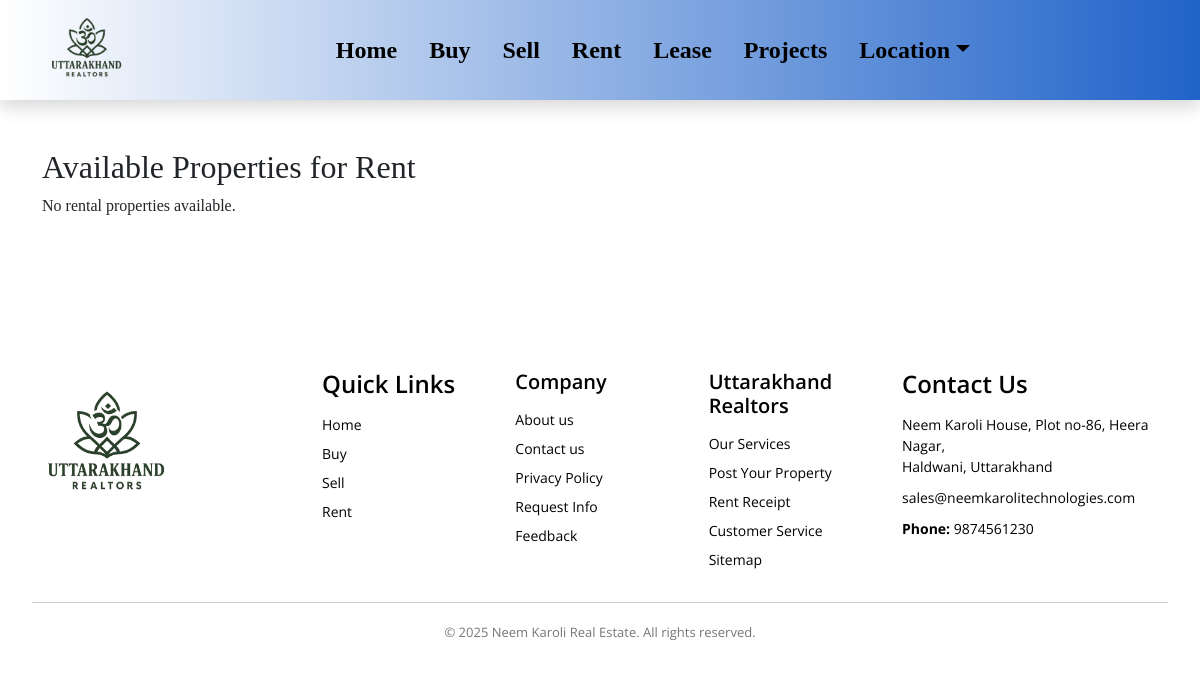
Before: /rent/ with the older database file.
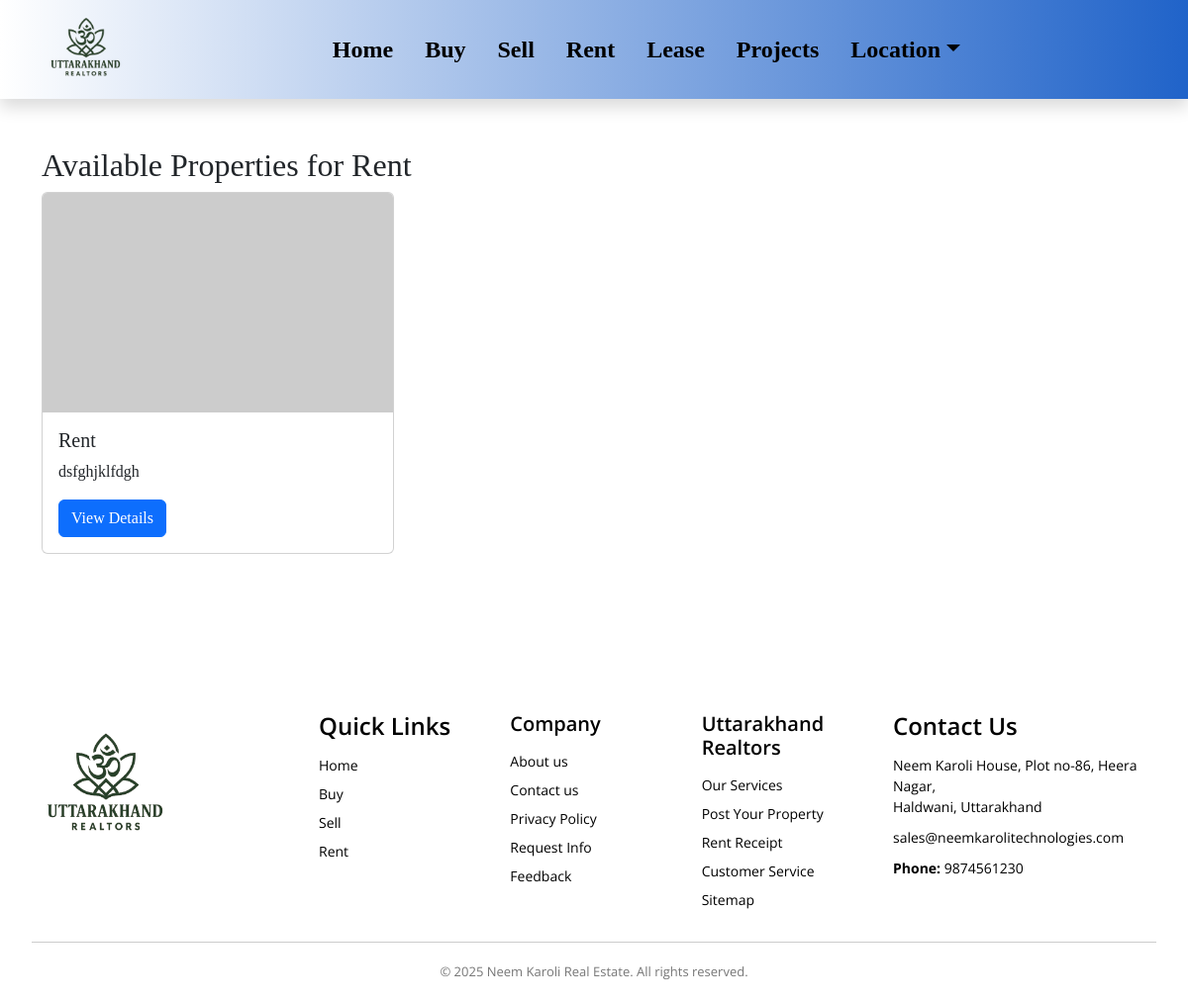
After: the same page with the newer database file.
### my_app/models.py (models this page shows, shortened)
class Property(models.Model):
    title = models.CharField(max_length=200)
    purpose = models.ForeignKey(Purpose, on_delete=models.SET_NULL, null=True)
    property_type = models.ForeignKey(PropertyType, on_delete=models.SET_NULL, null=True)
    city = models.ForeignKey(City, on_delete=models.SET_NULL, null=True)
    location = models.ForeignKey(Location, on_delete=models.SET_NULL, null=True)
    price = models.PositiveIntegerField()
    description = models.TextField(max_length=1000)
    posted_on = models.DateTimeField(auto_now_add=True)

### my_app/views.py (the view)
# urls.py: path('rent/', views.rent_properties, name="rent_properties"),
def rent_properties(request):
    try:
        rent_purpose = Purpose.objects.get(name__iexact="Rent")
        properties = Property.objects.filter(purpose=rent_purpose)
    except Purpose.DoesNotExist:
        properties = Property.objects.none()
    return render(request, 'rent.html', {'properties': properties,  })

### my_app/templates/rent.html
{% extends 'common.html' %}
{% block content %}
<div class="container mt-5">
  <h2>Available Properties for Rent</h2>
  <div class="row">
    {% for property in properties %}
    <div class="col-md-4 mb-4">
      <div class="card">
        {% if property.image.all %}
        <img src="{{ property.images.all.0.image.url}}" class="card-img-top" style="height: 250px; object-fit: cover;">
        {% else %}
        <img src="https://via.placeholder.com/400x250?text=No+Image" class="card-img-top">
        {% endif %}
        <div class="card-body">
          <h5>{{ property.title }}</h5>
          <p>{{ property.description|truncatewords:15 }}</p>
          <a href="{% url 'property_detail' property.pk %}" class="btn btn-primary">View Details</a>
        </div>
      </div>
    </div>
    {% empty %}
    <p>No rental properties available.</p>
    {% endfor %}
  </div>
</div>
{% endblock %}

Changed rows visible on the page:
added Property: title "Rent", description "dsfghjklfdgh"
Other visible differences:
text no longer shown: "No rental properties available."
